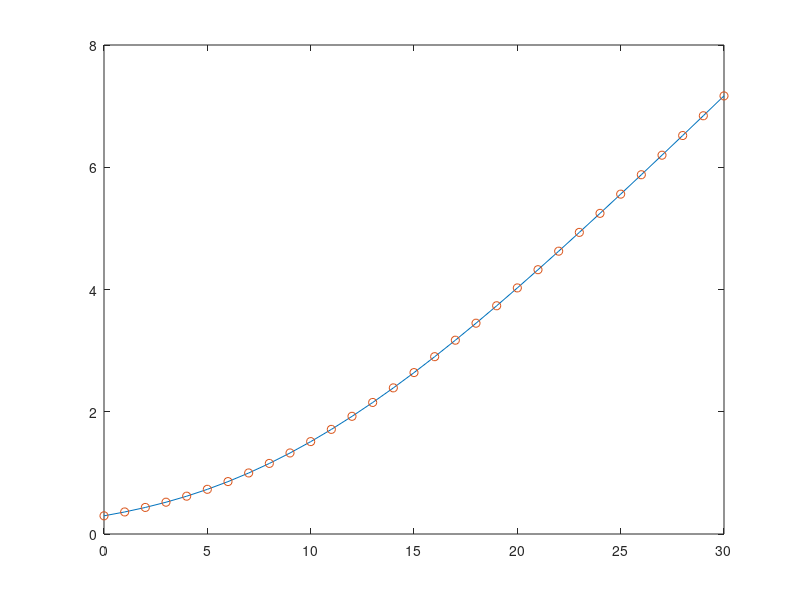

Reproduce this figure in MATLAB.
clc
lamda = 1;
B = 1;
anpha = 0.75;
P0dB = 0:1:30;
P0 = 10.^(P0dB./10);
%--------
P1 = P0.*anpha;
P2 = P0.*(1-anpha);
%--------------------ly thuyet-----------------------
for i= 1:length(P0dB)
%-------------hang so truoc dau tich phan-----------
    HS(i) = (exp(lamda/P2(i)))/(lamda*log(2));
%-------------tich phan--------------------
    TP(i) = expint((lamda/P2(i)));
%----result
    C_LT(i) = HS(i)*TP(i);
end
%--------------------Mo phong-------------------------
N = 10^5;
g= gamrnd(1,1,1,N);
SNR = zeros(N,length(P0dB));
for i = 1:length(P0dB)    
    for j = 1:N
        SNR(j,i) = P2(i)*g(j);
    end
end
%--
C_MP = sum(B.*log2(1+SNR))/N;
 plot( P0dB,C_MP,P0dB,C_LT,'o');